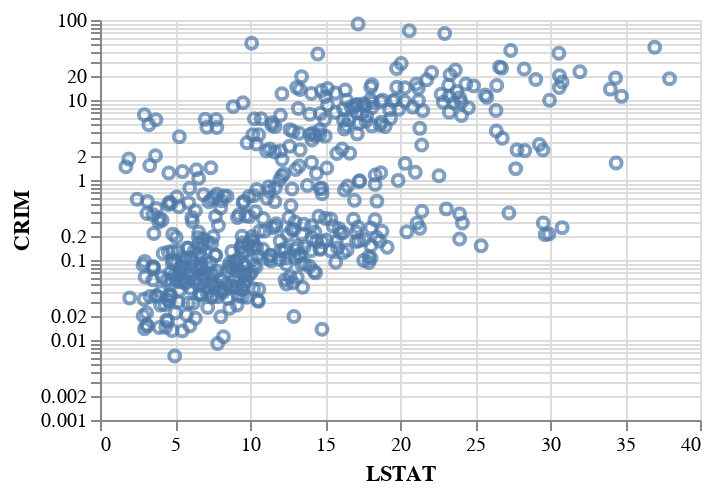

This figure's notebook cell:
### Markdown cell above
Tratamos de ver la correlación entre las variables LSTAT (porcentaje de población con menos recursos) y CRIM (índice de criminalidad). De manera general, siempre se trata de poner el el eje X "la variable independiente", o en el caso de variable que no está claro cómo dependen una de otra, la que sea más básica (las variable demográficas, las de factores generales, etc.), y en el eje Y la variable dependiente o explicada. 

En este caso, nos encontramos con el problema de que los valores de la variable CRIM se concentran mucho en los valores bajos, de manera que es difícil ver la distribución exacta y la correlación. En estos casos, una opción es utilizar un eje logarítmico, que distribuye los valore de manera equidistante según la relación que tengan (dos valores que son uno el doble que el otro siempre estarán a la misma distnacia en una escala logarítmica, independientemente de que sean 1 y 2 o 200 y 400)

### Code cell
# Para generar un gráfico con escala logaritmica, basta con asignar ese tipo de escala al
# "encoding" correspondiente (utilizando terminología de Altair)

alt.Chart(boston, height = 200, width = 300).mark_point()\
    .encode(x = 'LSTAT:Q', y=alt.Y('CRIM:Q', scale = alt.Scale(type = 'log')))

### Figure 1 — Vega-Lite specification as saved in the notebook (floating-point values rounded to 4 significant figures; data arrays with more than 128 entries replaced by an {"elided": "..."} marker saying what was removed)
{"config": {"view": {"continuousWidth": 400, "continuousHeight": 300}}, "data": {"name": "data-fd88706d7dded4ae1ce32ccad75c9d60"}, "mark": "point", "encoding": {"x": {"type": "quantitative", "field": "LSTAT"}, "y": {"type": "quantitative", "field": "CRIM", "scale": {"type": "log"}}}, "height": 200, "width": 300, "$schema": "https://vega.github.io/schema/vega-lite/v4.8.1.json", "datasets": {"data-fd88706d7dded4ae1ce32ccad75c9d60": {"elided": "506 records"}}}
